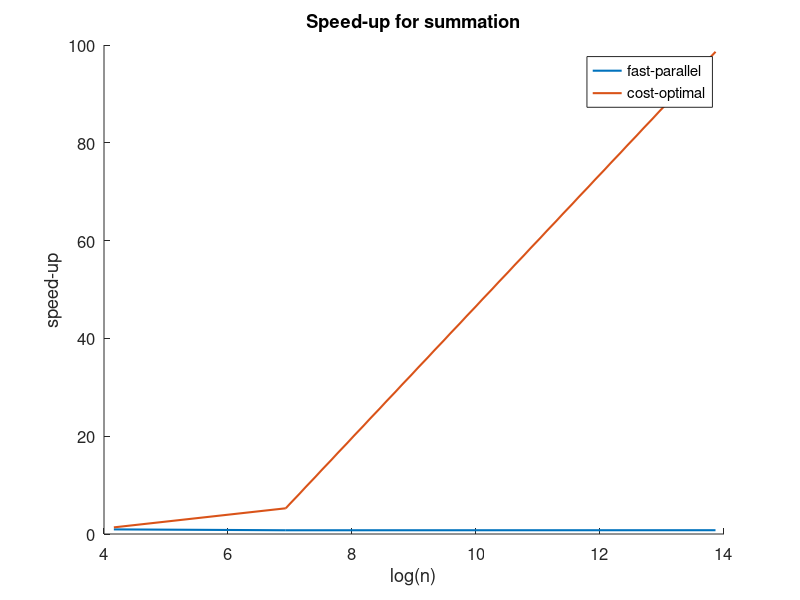
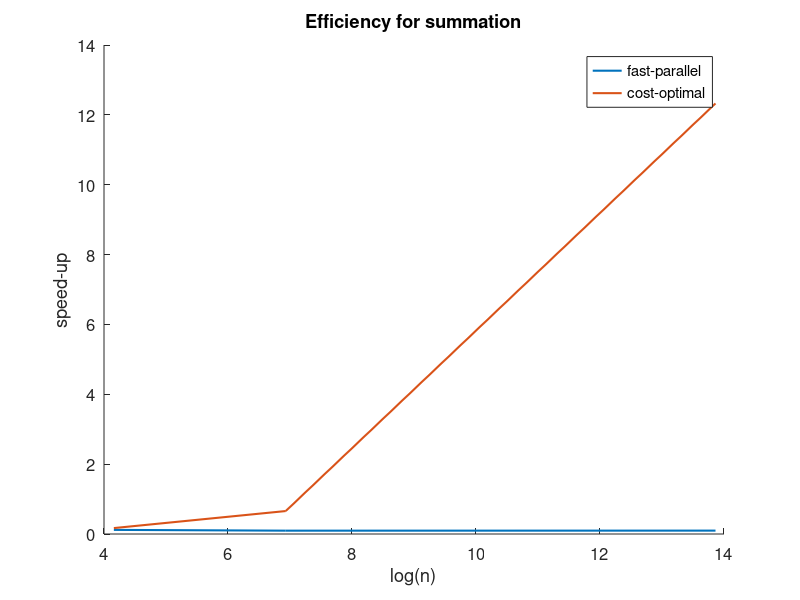
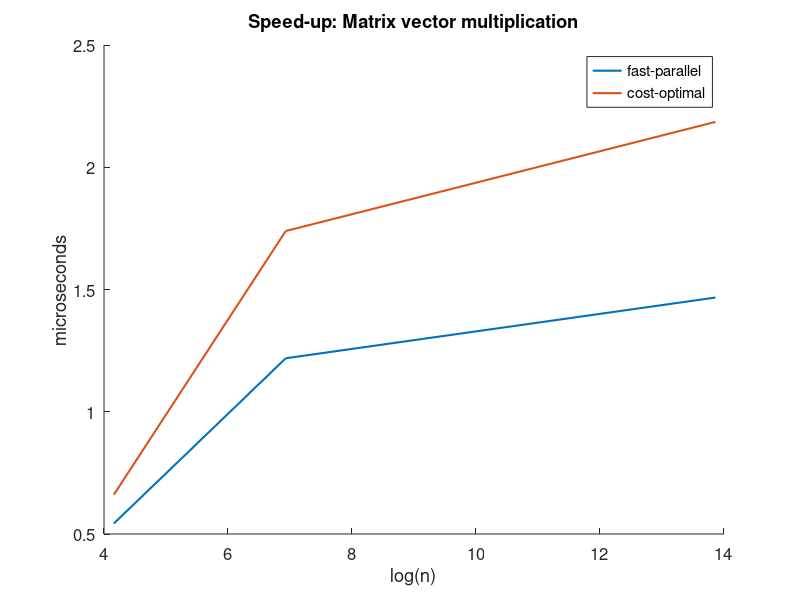
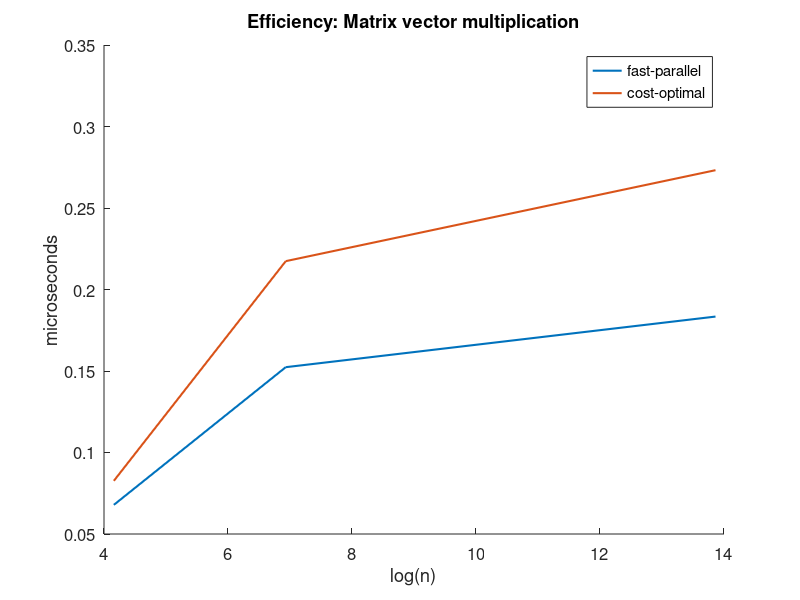

MATLAB code to generate these figures, in order:
close all
clear all;

nn1 = [6,10,20];
nn2 = [6,10,14];

N1 = log(2.^nn1);
N2 = log(2.^nn2);

%data in format of serial -> fast parallel -> optimal
sum_dat = [ 5.38, 26.7, 27500,
    3.74, 3.88, 216,
    5.07, 20.4, 21300];

mv_dat = [6.57, 1560, 424000,
    12.1, 1280, 289000,
    9.94, 897, 194000];

for i=1:2
    sum_SU(i,:) = sum_dat(3,:) ./ sum_dat(i,:);
    sum_EF(i,:) = sum_SU(i,:)/8;    
end

for i=2:3
    mv_SU(i-1,:) = mv_dat(1,:) ./ mv_dat(i,:);
    mv_EF(i-1,:) = mv_SU(i-1,:)/8;   
    
end

figure(11); 
xlabel('log(n)'); ylabel('speed-up'); title('Speed-up for summation');
figure (12); xlabel('log(n)'); ylabel('speed-up'); title('Efficiency for summation');
figure(21); xlabel('log(n)'); ylabel('microseconds'); title('Speed-up: Matrix vector multiplication');
figure(22); xlabel('log(n)'); ylabel('microseconds'); title('Efficiency: Matrix vector multiplication');

for k=1:2
    
   figure(11); hold on;
   plot(N1,sum_SU(k,:),'linewidth',1.5);
   figure(12); hold on;
   plot(N1,sum_EF(k,:),'linewidth',1.5);
   
   figure(21); hold on;
   plot(N1,mv_SU(k,:),'linewidth',1.5);
   figure(22); hold on;
   plot(N1,mv_EF(k,:),'linewidth',1.5);
   
   if k==2,
       figure(11);legend({'fast-parallel','cost-optimal'}); a = legend('show');  set(a,'Location','Best'); set(gca,'Fontsize',12);
       figure(12);legend({'fast-parallel','cost-optimal'}); b = legend('show'); set(a,'Location','Best'); set(gca,'Fontsize',12); 
       figure(21);legend({'fast-parallel','cost-optimal'}); c = legend('show');  set(a,'Location','Best'); set(gca,'Fontsize',12); 
       figure(22);legend({'fast-parallel','cost-optimal'}); d = legend('show'); set(a,'Location','Best'); set(gca,'Fontsize',12); 
   end
   
end

saveas(figure(11),'speedup_sum.pdf');
saveas(figure(12),'eff_sum.pdf');
saveas(figure(21),'speedup_mv.pdf');
saveas(figure(22),'eff_mv.pdf');









